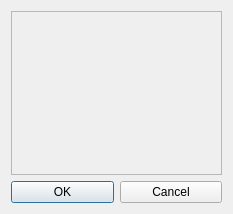
<?xml version="1.0" encoding="UTF-8"?>
<ui version="4.0">
 <class>Dialog</class>
 <widget class="QDialog" name="Dialog">
  <property name="geometry">
   <rect>
    <x>0</x>
    <y>0</y>
    <width>233</width>
    <height>214</height>
   </rect>
  </property>
  <property name="windowTitle">
   <string>Hot Split Fractions</string>
  </property>
  <layout class="QGridLayout" name="gridLayout">
   <item row="1" column="0">
    <widget class="QPushButton" name="pushButton">
     <property name="text">
      <string>OK</string>
     </property>
    </widget>
   </item>
   <item row="1" column="1">
    <widget class="QPushButton" name="pushButton_2">
     <property name="text">
      <string>Cancel</string>
     </property>
    </widget>
   </item>
   <item row="0" column="0" colspan="2">
    <widget class="QScrollArea" name="scrollArea">
     <property name="widgetResizable">
      <bool>true</bool>
     </property>
     <widget class="QWidget" name="scrollAreaWidgetContents">
      <property name="geometry">
       <rect>
        <x>0</x>
        <y>0</y>
        <width>213</width>
        <height>165</height>
       </rect>
      </property>
      <layout class="QHBoxLayout" name="horizontalLayout_2">
       <item>
        <layout class="QVBoxLayout" name="verticalLayout"/>
       </item>
       <item>
        <layout class="QVBoxLayout" name="verticalLayout_2"/>
       </item>
      </layout>
     </widget>
    </widget>
   </item>
  </layout>
 </widget>
 <resources/>
 <connections/>
</ui>
